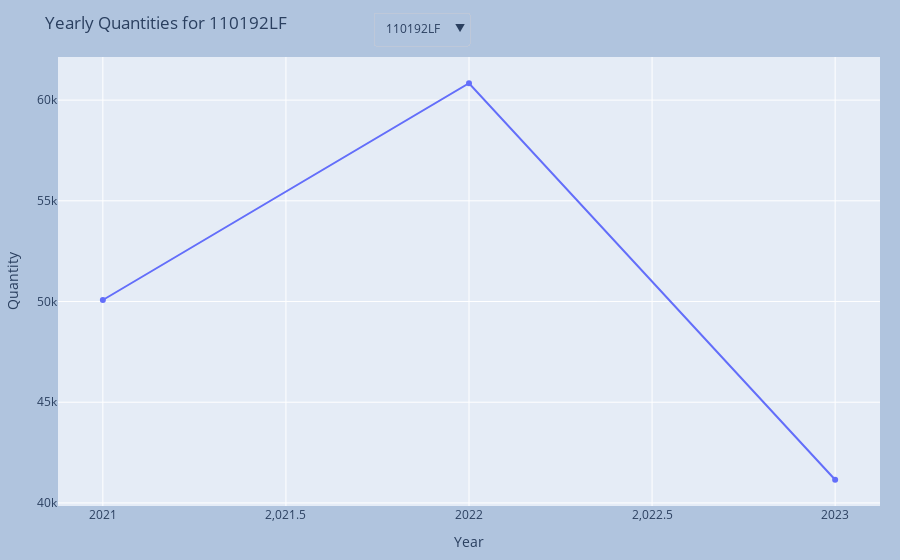

This figure's notebook cell:
### Code cell
pivot_table_data_shipping = {
    '110192LF': [50076.0, 60840.0, 41148.0],
    '117413LF': [0.0, 44880.0, 14111.0],
    '117415LF': [0.0, 37536.0, 37536.0],
    'F14200': [19800.0, 16200.0, 18000.0],
    'M28099': [30024.0, 83328.0, 8064.0],
    'M28101': [33320.0, 73306.0, 1512.0],
    'P2004620': [33080.0, 32640.0, 40072.0],
    'P58496': [18942.0, 15414.0, 12016.0],
    'P64150': [25000.0, 45000.0, 0.0],
    'P70877': [23520.0, 41160.0, 16800.0],
    'P70962': [28980.0, 36960.0, 18060.0],
    'P77109': [27440.0, 41760.0, 21280.0],
    'P77115': [42044.0, 38364.0, 36524.0],
    'P77119': [33360.0, 46195.0, 21072.0],
    'P77139': [14158.0, 16512.0, 17640.0]
}
years = [2021, 2022, 2023]

fig = go.Figure()

for item, data in pivot_table_data_shipping.items():
    fig.add_trace(
        go.Scatter(
            x=years,
            y=data,
            mode='lines+markers',
            name=item,
            visible=False  
        )
    )

fig.data[0].visible = True

buttons = []
for i, item in enumerate(pivot_table_data_shipping.keys()):
    button = dict(
        method='update',
        args=[{'visible': [False] * len(pivot_table_data_shipping)},
              {'title': f'Yearly Quantities for {item}'}],
        label=item
    )
    button['args'][0]['visible'][i] = True  
    buttons.append(button)

fig.update_layout(
    updatemenus=[{
        'type': "dropdown",
        'direction': 'down',
        'x': 0.5,
        'y': 1.1,
        'showactive': True,
        'active': 0,
        'buttons': buttons
    }],
    title='Yearly Quantities for ' + list(pivot_table_data_shipping.keys())[0],
    xaxis_title='Year',
    yaxis_title='Quantity',
    margin=dict(l=20, r=20, t=40, b=20),
    paper_bgcolor="LightSteelBlue"
)

fig.show()

### Figure 1 — Plotly figure (JSON) as saved in the notebook; plotly's stock layout.template omitted (floating-point values rounded to 4 significant figures)
{"data": [{"mode": "lines+markers", "name": "110192LF", "type": "scatter", "visible": true, "x": [2021, 2022, 2023], "y": [50076, 60840, 41148]}, {"mode": "lines+markers", "name": "117413LF", "type": "scatter", "visible": false, "x": [2021, 2022, 2023], "y": [0, 44880, 14111]}, {"mode": "lines+markers", "name": "117415LF", "type": "scatter", "visible": false, "x": [2021, 2022, 2023], "y": [0, 37536, 37536]}, {"mode": "lines+markers", "name": "F14200", "type": "scatter", "visible": false, "x": [2021, 2022, 2023], "y": [19800, 16200, 18000]}, {"mode": "lines+markers", "name": "M28099", "type": "scatter", "visible": false, "x": [2021, 2022, 2023], "y": [30024, 83328, 8064]}, {"mode": "lines+markers", "name": "M28101", "type": "scatter", "visible": false, "x": [2021, 2022, 2023], "y": [33320, 73306, 1512]}, {"mode": "lines+markers", "name": "P2004620", "type": "scatter", "visible": false, "x": [2021, 2022, 2023], "y": [33080, 32640, 40072]}, {"mode": "lines+markers", "name": "P58496", "type": "scatter", "visible": false, "x": [2021, 2022, 2023], "y": [18942, 15414, 12016]}, {"mode": "lines+markers", "name": "P64150", "type": "scatter", "visible": false, "x": [2021, 2022, 2023], "y": [25000, 45000, 0]}, {"mode": "lines+markers", "name": "P70877", "type": "scatter", "visible": false, "x": [2021, 2022, 2023], "y": [23520, 41160, 16800]}, {"mode": "lines+markers", "name": "P70962", "type": "scatter", "visible": false, "x": [2021, 2022, 2023], "y": [28980, 36960, 18060]}, {"mode": "lines+markers", "name": "P77109", "type": "scatter", "visible": false, "x": [2021, 2022, 2023], "y": [27440, 41760, 21280]}, {"mode": "lines+markers", "name": "P77115", "type": "scatter", "visible": false, "x": [2021, 2022, 2023], "y": [42044, 38364, 36524]}, {"mode": "lines+markers", "name": "P77119", "type": "scatter", "visible": false, "x": [2021, 2022, 2023], "y": [33360, 46195, 21072]}, {"mode": "lines+markers", "name": "P77139", "type": "scatter", "visible": false, "x": [2021, 2022, 2023], "y": [14158, 16512, 17640]}], "layout": {"margin": {"b": 20, "l": 20, "r": 20, "t": 40}, "paper_bgcolor": "LightSteelBlue", "title": {"text": "Yearly Quantities for 110192LF"}, "updatemenus": [{"active": 0, "buttons": [{"args": [{"visible": [true, false, false, false, false, false, false, false, false, false, false, false, false, false, false]}, {"title": "Yearly Quantities for 110192LF"}], "label": "110192LF", "method": "update"}, {"args": [{"visible": [false, true, false, false, false, false, false, false, false, false, false, false, false, false, false]}, {"title": "Yearly Quantities for 117413LF"}], "label": "117413LF", "method": "update"}, {"args": [{"visible": [false, false, true, false, false, false, false, false, false, false, false, false, false, false, false]}, {"title": "Yearly Quantities for 117415LF"}], "label": "117415LF", "method": "update"}, {"args": [{"visible": [false, false, false, true, false, false, false, false, false, false, false, false, false, false, false]}, {"title": "Yearly Quantities for F14200"}], "label": "F14200", "method": "update"}, {"args": [{"visible": [false, false, false, false, true, false, false, false, false, false, false, false, false, false, false]}, {"title": "Yearly Quantities for M28099"}], "label": "M28099", "method": "update"}, {"args": [{"visible": [false, false, false, false, false, true, false, false, false, false, false, false, false, false, false]}, {"title": "Yearly Quantities for M28101"}], "label": "M28101", "method": "update"}, {"args": [{"visible": [false, false, false, false, false, false, true, false, false, false, false, false, false, false, false]}, {"title": "Yearly Quantities for P2004620"}], "label": "P2004620", "method": "update"}, {"args": [{"visible": [false, false, false, false, false, false, false, true, false, false, false, false, false, false, false]}, {"title": "Yearly Quantities for P58496"}], "label": "P58496", "method": "update"}, {"args": [{"visible": [false, false, false, false, false, false, false, false, true, false, false, false, false, false, false]}, {"title": "Yearly Quantities for P64150"}], "label": "P64150", "method": "update"}, {"args": [{"visible": [false, false, false, false, false, false, false, false, false, true, false, false, false, false, false]}, {"title": "Yearly Quantities for P70877"}], "label": "P70877", "method": "update"}, {"args": [{"visible": [false, false, false, false, false, false, false, false, false, false, true, false, false, false, false]}, {"title": "Yearly Quantities for P70962"}], "label": "P70962", "method": "update"}, {"args": [{"visible": [false, false, false, false, false, false, false, false, false, false, false, true, false, false, false]}, {"title": "Yearly Quantities for P77109"}], "label": "P77109", "method": "update"}, {"args": [{"visible": [false, false, false, false, false, false, false, false, false, false, false, false, true, false, false]}, {"title": "Yearly Quantities for P77115"}], "label": "P77115", "method": "update"}, {"args": [{"visible": [false, false, false, false, false, false, false, false, false, false, false, false, false, true, false]}, {"title": "Yearly Quantities for P77119"}], "label": "P77119", "method": "update"}, {"args": [{"visible": [false, false, false, false, false, false, false, false, false, false, false, false, false, false, true]}, {"title": "Yearly Quantities for P77139"}], "label": "P77139", "method": "update"}], "direction": "down", "showactive": true, "type": "dropdown", "x": 0.5, "y": 1.1}], "xaxis": {"title": {"text": "Year"}}, "yaxis": {"title": {"text": "Quantity"}}}}
